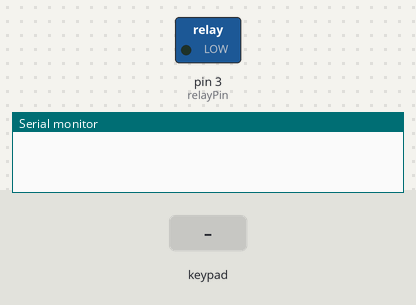
This sketch was run on a simulated Arduino Uno, built with avr-gcc and run on an emulated ATmega328P. Shown: switched loads named in the sketch (green lamp = pin HIGH), the last lines printed to the serial monitor. Inputs (shaded band) come from the test bench.

Above: at 1.2 s.
1.3 s: keypad keys 4 8 3 6 # pressed 0.4 s apart
At 4.2 s:
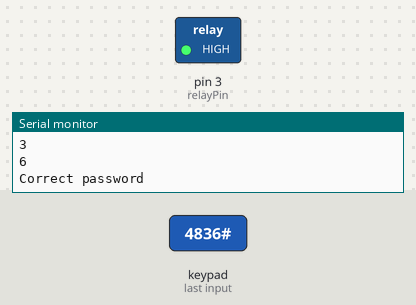
6.3 s: key '*' pressed
At 6.7 s:
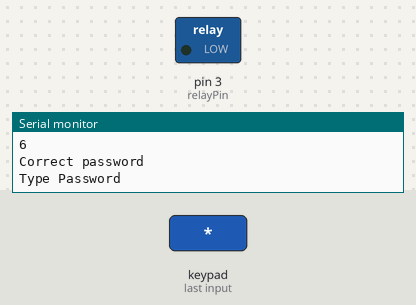
Timing chart, 0 to 9.3 s (numbered marks = the images above; inputs shaded):
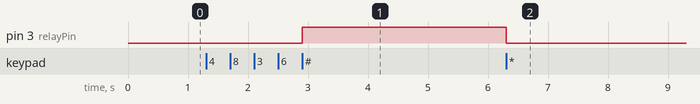

Measured:
- after the input at 1.3 s, pin 3 (relayPin): LOW → HIGH after 1.6 s
- after the input at 6.3 s, pin 3 (relayPin): HIGH → LOW at once

The sketch:

Project_12.ino
```cpp
////////////////////////////////////////////
///////// Atoms Labs -  @atomslabs /////////
///////// Arduino Kit - Project 12 //////////
////////////////////////////////////////////
#include <Keypad.h>
const byte ROWS = 4; //four rows
const byte COLS = 4; //four columns
char hexaKeys[ROWS][COLS] =
{
   {'D','*','0','#'},
   {'9','A','B','C'},
   {'5','6','7','8'},
   {'1','2','3','4'}
};
//connect to the row pinouts of the keypad
byte rowPins[ROWS] = { 4, 5, 6, 7};
//connect to the column pinouts of the keypad
byte colPins[COLS] = { 8, 9, 10, 11};
Keypad customKeypad = Keypad(makeKeymap(hexaKeys), rowPins, colPins, ROWS, COLS);
String password="4836";
String userPassword="";
const int relayPin = 3;
void setup()
{
  Serial.begin(9600);
  pinMode(relayPin,OUTPUT);
  digitalWrite(relayPin,LOW);
}
void loop()
{
  char customKey = customKeypad.getKey();

  if(customKey =='*'){
   Serial.println("Type Password");
   digitalWrite(relayPin,LOW);
   userPassword="";
  }
  else{
    if(customKey=='#'){
      if(userPassword==password){
        Serial.println("Correct password");
        digitalWrite(relayPin,HIGH);
      }
      else{
        Serial.println("incorrect password, try again");
      }
      userPassword="";
    }
    else{
      if(customKey!='\0' && customKey!='\n')
        {
          Serial.println(customKey);
          userPassword.concat(customKey);
        }
    }
  }
}
```
